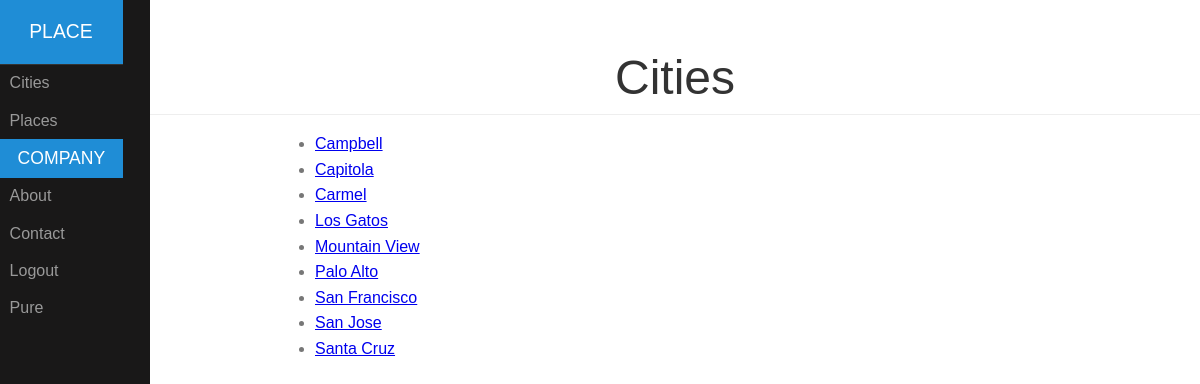
Screenshot of /places/city/ (signed in) with the database file from the repository.
### places/models.py (models this page shows, shortened)
class Place(models.Model):
    user = models.ForeignKey(User)
    name = models.CharField(max_length=100)
    locale = models.CharField(max_length=100)
    city = models.CharField(max_length=100)
    outdoor = models.BooleanField(default=False, blank=True)
    dog_friendly = models.BooleanField(default=False, blank=True)
    rating = models.IntegerField(default=0)
    want_to_go = models.BooleanField(default=False, blank=True)
    good_for = models.CharField(max_length=50, blank=True)
    comment = models.CharField(max_length=200, blank=True)
    yelp = models.CharField(max_length=200, blank=True)
    class Meta:
        app_label = 'places'

### places/views.py (the view)
@login_required
def city_list(request):
    cities = sorted(set([x.city for x in Place.objects.filter(user=request.user)]))
    return render(request, 'places/city_list.html', {'clist': cities})

### places/templates/places/city_list.html (shortened to what this page needs)
{% extends 'places/menu_base.html' %}
{% block header %}
    <h1>Cities</h1>
{% endblock %}
{% block content %}
    <div class='container'>
        <ul>
            {% for city in clist %}
                <li><a href='/places/city/{{ city }}'>{{ city }}</a></li>
            {% endfor %}
        </ul>
    </div>
{% endblock %}

### tp/static/style.css (style rules this page uses)
html { font-family:sans-serif;-ms-text-size-adjust:100%;-webkit-text-size-adjust:100% }
body { margin:0 }
a { background-color:transparent }
h1 { font-size:2em;margin:.67em 0 }

### tp/static/side-menu.css (style rules this page uses)
body { color: #777; }
.header h1 { margin: 0.2em 0; font-size: 3em; font-weight: 300; }

### rows the page displays
Place: clist "Campbell"
Place: clist "Capitola"
Place: clist "Carmel"
Place: clist "Los Gatos"
Place: clist "Mountain View"
Place: clist "Palo Alto"
Place: clist "San Francisco"
Place: clist "San Jose"
Place: clist "Santa Cruz"
